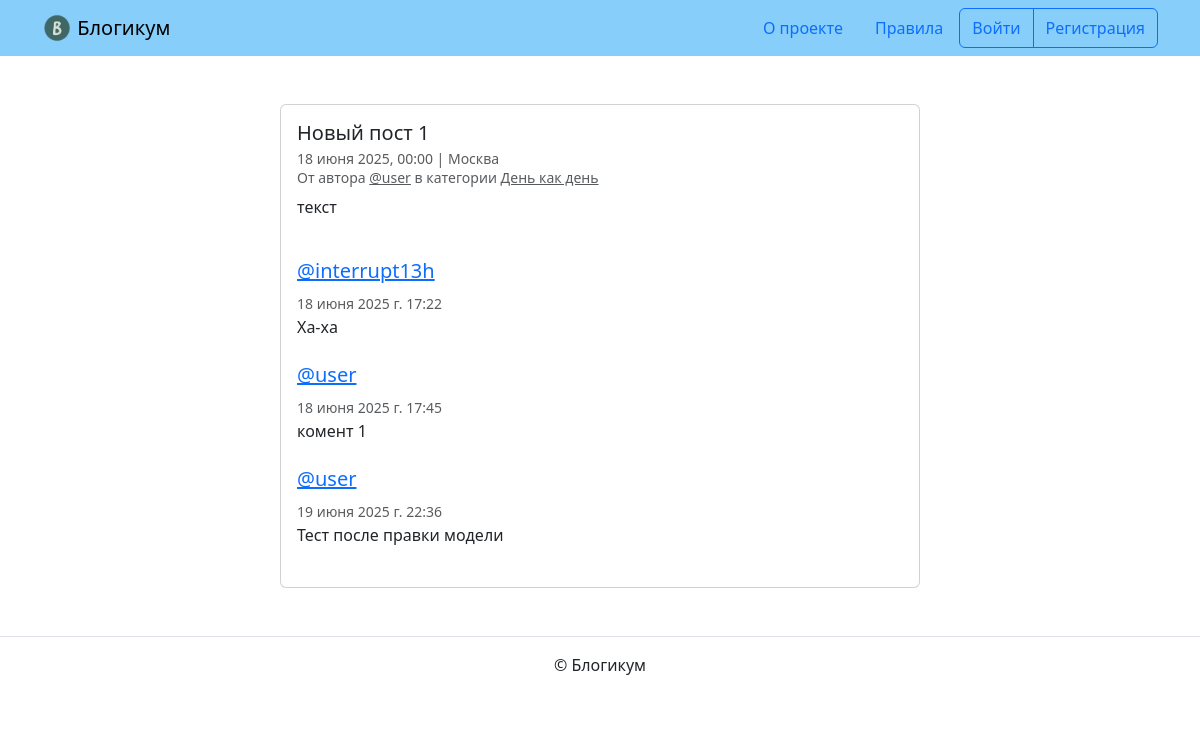
Screenshot of /posts/42/ with the database file from the repository.
### blog/models.py (models this page shows, shortened)
class Post(CoreEntity):
    title = models.CharField(
        max_length=core.blog_settings.CHARFIELD_MAX_LENGTH,
        verbose_name='Заголовок',
        validators=(title_without_dot,)
    )
    text = models.TextField(verbose_name='Текст')
    image = models.ImageField('Фото', upload_to='post_images', blank=True)
    pub_date = models.DateTimeField(
        verbose_name='Дата и время публикации',
        help_text=(
            'Если установить дату и время в будущем — можно делать '
            'отложенные публикации.'
        )
    )
    author = models.ForeignKey(
        User,
        on_delete=models.CASCADE,
        verbose_name='Автор публикации',
        related_name='posts',
    )
    location = models.ForeignKey(
        Location,
        on_delete=models.SET_NULL,
        null=True,
        verbose_name='Местоположение',
        related_name='posts'
    )
    category = models.ForeignKey(
        Category,
        on_delete=models.SET_NULL,
        null=True,
        verbose_name='Категория',
        related_name='posts'
    )
    class Meta:
        verbose_name = 'публикация'
        verbose_name_plural = 'Публикации'

class Location(CoreEntity):
    name = models.CharField(
        max_length=core.blog_settings.CHARFIELD_MAX_LENGTH,
        verbose_name='Название места'
    )
    class Meta:
        verbose_name = 'местоположение'
        verbose_name_plural = 'Местоположения'

class Category(CoreEntity):
    title = models.CharField(
        max_length=core.blog_settings.CHARFIELD_MAX_LENGTH,
        verbose_name='Заголовок'
    )
    description = models.TextField(
        verbose_name='Описание'
    )
    slug = models.SlugField(
        max_length=core.blog_settings.SLUG_LENGTH,
        unique=True,
        verbose_name='Идентификатор',
        help_text=(
            'Идентификатор страницы для URL; разрешены символы латиницы, '
            'цифры, дефис и подчёркивание.'
        )
    )
    class Meta:
        verbose_name = 'категория'
        verbose_name_plural = 'Категории'

class Comment(CoreEntity):
    text = models.TextField(verbose_name='Текст комментария')
    author = models.ForeignKey(
        User,
        on_delete=models.CASCADE,
        verbose_name='Автор комментария',
        related_name='comments'
    )
    post = models.ForeignKey(
        Post,
        on_delete=models.CASCADE,
        verbose_name='Комментируемый пост',
        related_name='comments'
    )
    class Meta:
        verbose_name = 'комментарий'
        verbose_name_plural = 'Комментарии'
        ordering = ('-created_at',)

### blog/views.py (the view)
def post_detail(request, post_id):
    post = get_object_or_404(
        get_filtered_posts(published_only=False),
        pk=post_id
    )
    is_author = request.user.is_authenticated and post.author == request.user
    is_displayed = (
        post.is_published
        and post.category.is_published
        and post.pub_date <= timezone.now()
    )
    if not (is_author or is_displayed):
        raise Http404("Пост не найден.")
    context = {
        'post': post,
        'comments': post.comments.order_by('created_at'),
        'form': CommentForm(),
    }
    return render(request, 'blog/detail.html', context)

### blog/views.py (called while the page is built, shortened)
def get_filtered_posts(
        category_slug=None,
        profile=None,
        published_only=True
):
    posts = Post.objects.annotate(comment_count=Count('comments'))
    posts = posts.select_related(
        'author',
        'category',
        'location'
    )
    if category_slug:
        posts = posts.filter(category__slug=category_slug)
    if profile:
        posts = posts.filter(author=profile)
    return posts.order_by('-pub_date')

### templates/blog/detail.html (shortened to what this page needs)
{% extends "base.html" %}
{% block content %}
  <div class="col d-flex justify-content-center">
    <div class="card" style="width: 40rem;">
      <div class="card-body">
        <h5 class="card-title">{{ post.title }}</h5>
        <h6 class="card-subtitle mb-2 text-muted">
          <small>
            {{ post.pub_date|date:"d E Y, H:i" }} | {% if post.location and post.location.is_published %}{{ post.location.name }}{% else %}Планета Земля{% endif %}<br>
            От автора <a class="text-muted" href="{% url 'blog:profile' post.author.username %}">@{{ post.author.username }}</a> в
            категории {% include "includes/category_link.html" %}
          </small>
        </h6>
        <p class="card-text">{{ post.text|linebreaksbr }}</p>
        {% include "includes/comments.html" %}
      </div>
    </div>
  </div>
{% endblock %}

### templates/includes/category_link.html
<a class="text-muted" href="{% url 'blog:category_posts' post.category.slug %}">
  {{ post.category.title }}
</a>

### templates/includes/comments.html (shortened to what this page needs)
{% if user.is_authenticated %}
  {% load django_bootstrap5 %}
{% endif %}
<br>
{% for comment in comments %}
  <div class="media mb-4">
    <div class="media-body">
      <h5 class="mt-0">
        <a href="{% url 'blog:profile' comment.author.username %}" name="comment_{{ comment.id }}">
          @{{ comment.author.username }}
        </a>
      </h5>
      <small class="text-muted">{{ comment.created_at }}</small>
      <br>
      {{ comment.text|linebreaksbr }}
    </div>
  </div>
{% endfor %}

### rows the page displays
Post: title "Новый пост 1", pub_date "18 июня 2025, 00:00", location.name "Москва", author.username "user", category "День как день", text "текст"
Comment: author.username "interrupt13h", created_at "18 июня 2025 г. 17:22", text "Ха-ха"
Comment: author.username "user", created_at "18 июня 2025 г. 17:45", text "комент 1"
Comment: author.username "user", created_at "19 июня 2025 г. 22:36", text "Тест после правки модели"
